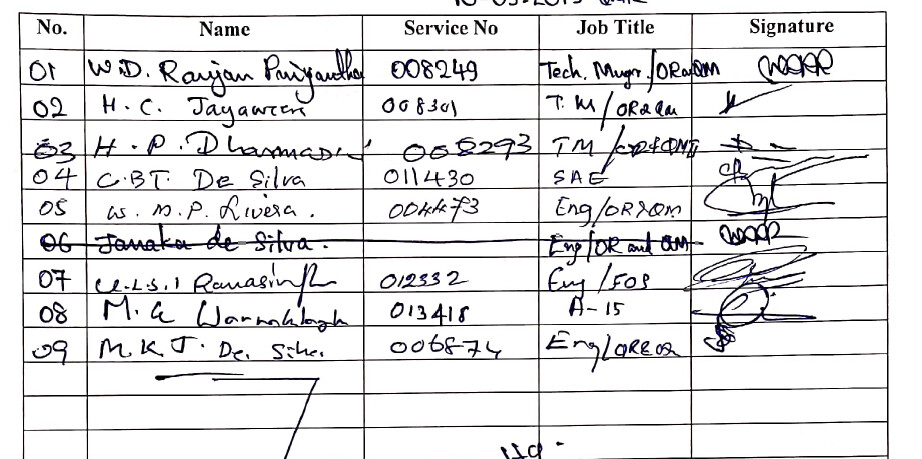
#> input picture EjemplosTablas/eje1.jpeg, 922 x 459 px, found by its file name
$ python grid.py
#> lines starting #> are read from the running program, lines starting #| are printed output that depends on the picture; after the words box and inside, x2 and y2 are one past the last pixel; in counts of white or black regions, pixels touching at a corner belong together
import cv2 as cv
import numpy as np

image = cv.imread('C:/Users/criju/OneDrive/Escritorio/Codigos/CVProject/EjemplosTablas/eje1.jpeg')
#> image is the input picture: shape (459, 922, 3); mean B, G, R 228.3, 227.3, 227.8
mask = np.zeros(image.shape, dtype=np.uint8)
gray = cv.cvtColor(image,cv.COLOR_BGR2GRAY)
thresh = cv.threshold(gray, 0, 255, cv.THRESH_BINARY_INV + cv.THRESH_OTSU)[1]
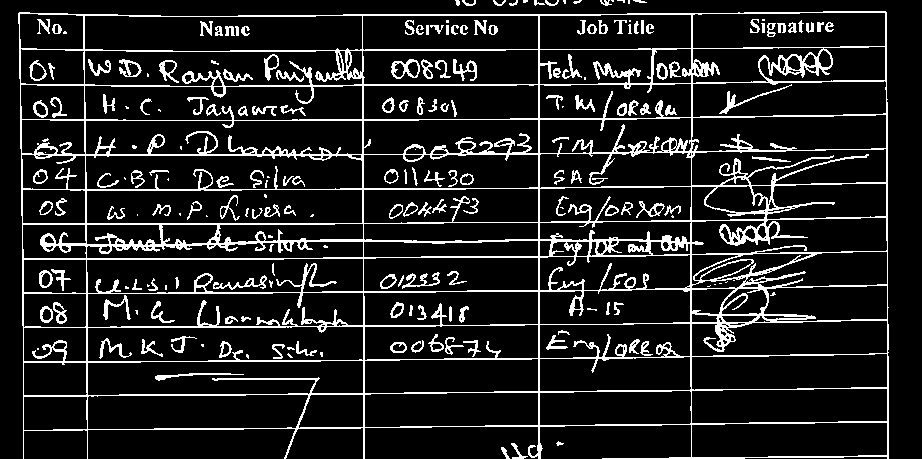
#> thresh: shape (459, 922); 12.6% white in thin lines or dots

# Detect only grid
cnts = cv.findContours(thresh, cv.RETR_EXTERNAL, cv.CHAIN_APPROX_SIMPLE)
#> cnts = 18 contours, 12 with area under 20; largest, box (x1, y1, x2, y2) and area: (18, 11, 889, 459) 364110, (511, 443, 528, 459) 50, (501, 447, 510, 459) 32, (545, 0, 559, 6) 22, (462, 0, 476, 6) 22, (493, 0, 506, 6) 20
cnts = cnts[0] if len(cnts) == 2 else cnts[1]
for c in cnts:
    area = cv.contourArea(c)
    if area > 10000:
        cv.drawContours(mask, [c], -1, (255,255,255), -1)
#> this loop made 18 passes
#> area on passes 1, 2, 4, 12, 16, 17: 31.5, 50.5, 364110, 22.5, 20, 22.5
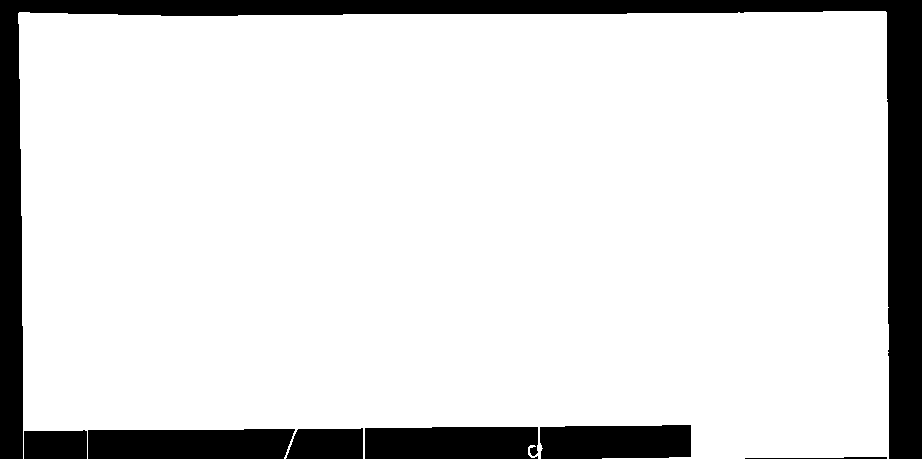
#> mask: shape (459, 922, 3); 86.4% white; 7 black regions, largest, box (x1, y1, x2, y2) and area: (0, 0, 922, 459) 37278, (88, 429, 295, 459) 5888, (365, 427, 538, 459) 5410

mask = cv.cvtColor(mask, cv.COLOR_BGR2GRAY)
mask = cv.bitwise_and(mask, thresh)
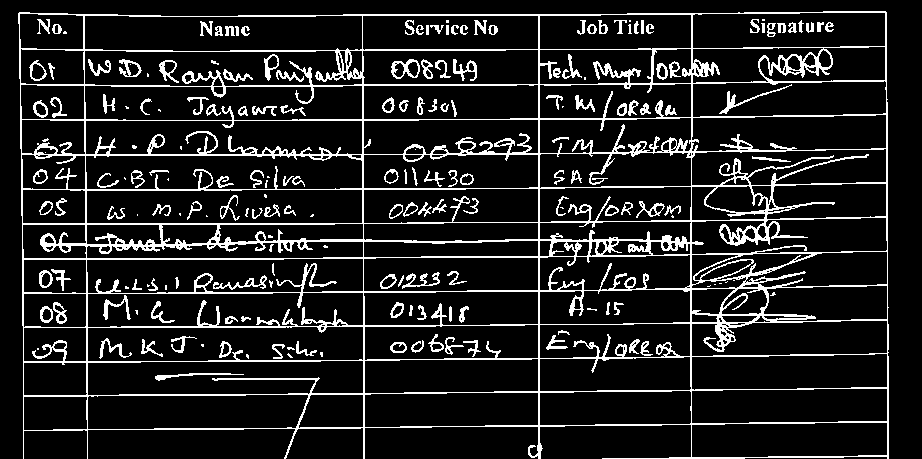
#> mask: shape (459, 922); 12.5% white in thin lines or dots

# Find horizontal lines
horizontal_kernel = cv.getStructuringElement(cv.MORPH_RECT, (55,1))
detect_horizontal = cv.morphologyEx(mask, cv.MORPH_OPEN, horizontal_kernel, iterations=2)
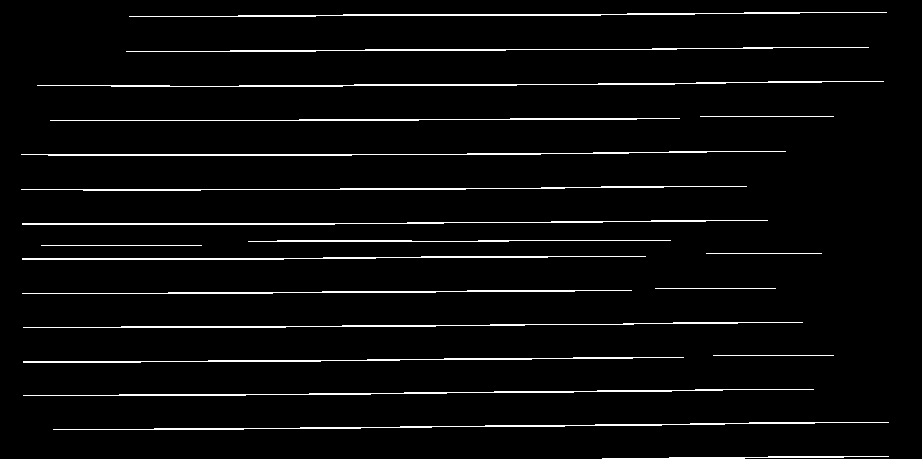
#> detect_horizontal: shape (459, 922); 3.9% white in thin lines or dots
cnts = cv.findContours(detect_horizontal, cv.RETR_EXTERNAL, cv.CHAIN_APPROX_SIMPLE)
#> cnts = 20 contours, 5 with area under 20; largest, box (x1, y1, x2, y2) and area: (37, 81, 884, 87) 487, (129, 12, 887, 17) 460, (22, 220, 768, 225) 456, (21, 151, 786, 156) 452, (22, 256, 646, 260) 442
cnts = cnts[0] if len(cnts) == 2 else cnts[1]
for c in cnts:
    cv.drawContours(image, [c], -1, (0,0,255), 2)
#> this loop made 20 passes
#> c on passes 5, 8, 10, 11, 17: [[713, 355], [833, 355]], [[655, 288], [775, 288]], [[706, 253], [821, 253]], [[41, 245], [201, 245]], [[700, 116], [833, 116]]
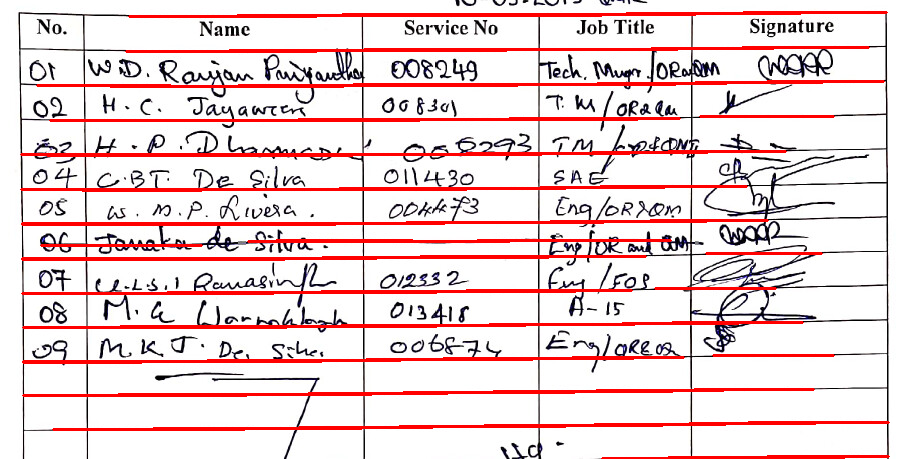
#> image: shape (459, 922, 3); 9% of pixels changed, all inside (x1, y1, x2, y2) = (20, 11, 890, 459)

# Find vertical lines
vertical_kernel = cv.getStructuringElement(cv.MORPH_RECT, (1,25))
#> vertical_kernel = 25 values from 1 to 1
detect_vertical = cv.morphologyEx(mask, cv.MORPH_OPEN, vertical_kernel, iterations=2)
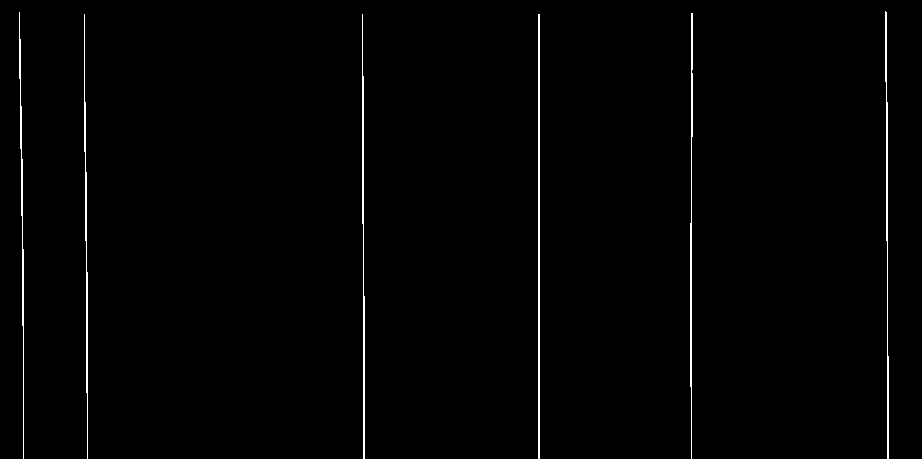
#> detect_vertical: shape (459, 922); 1.1% white in thin lines or dots
cnts = cv.findContours(detect_vertical, cv.RETR_EXTERNAL, cv.CHAIN_APPROX_SIMPLE)
#> cnts = 6 contours; box (x1, y1, x2, y2) and area: (538, 14, 540, 459) 444, (885, 11, 889, 459) 312, (362, 14, 365, 459) 310, (690, 13, 693, 459) 284, (84, 14, 88, 459) 240, (19, 12, 24, 459) 217
cnts = cnts[0] if len(cnts) == 2 else cnts[1]
for c in cnts:
    cv.drawContours(image, [c], -1, (0,0,255), 2)
#> this loop made 6 passes
#> c on pass 1: [[538, 14], [538, 458], [539, 458], [539, 14]]
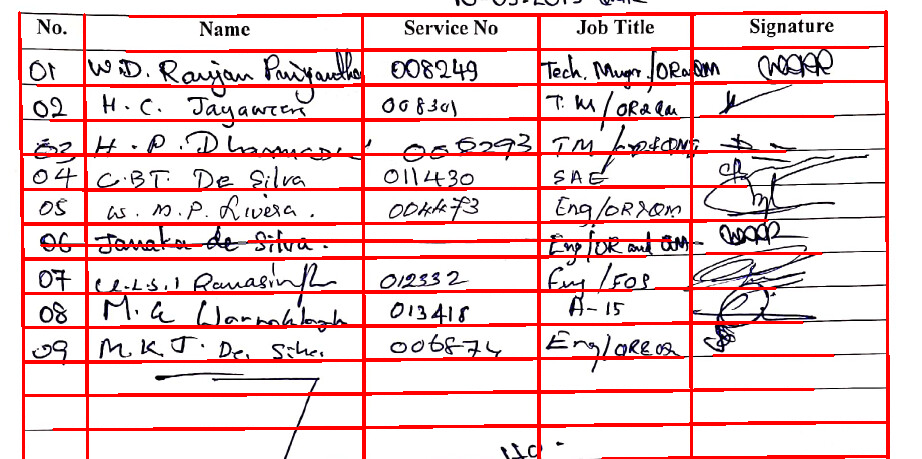
#> image: shape (459, 922, 3); 2.15% of pixels changed, all inside (x1, y1, x2, y2) = (18, 10, 890, 459)


cv.imshow('image', image)
cv.waitKey()

$ run again, with EjemplosTablas/eje3.jpg copied over EjemplosTablas/eje1.jpeg
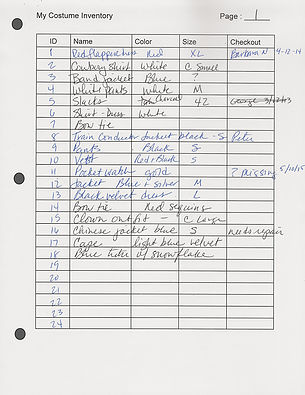
#> input picture EjemplosTablas/eje3.jpg, 305 x 395 px, found by its file name
#> image is the input picture: shape (395, 305, 3); mean B, G, R 223, 224.3, 225
#> `thresh = cv.threshold(gray, 0, 255, cv.THRESH_BINARY_INV + cv.THRESH_O..`:
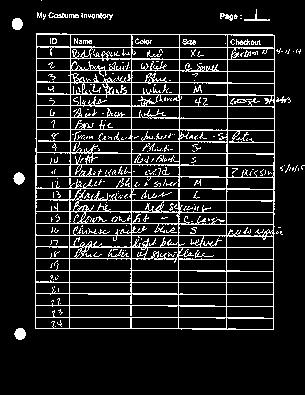
#> thresh: shape (395, 305); 12.6% white in thin lines or dots, all inside (x1, y1, x2, y2) = (12, 0, 305, 340)
#> `cnts = cv.findContours(thresh, cv.RETR_EXTERNAL, cv.CHAIN_APPROX_SIMPLE)`: cnts = 37 contours, 29 with area under 20; largest, box (x1, y1, x2, y2) and area: (35, 33, 275, 330) 70140, (14, 328, 26, 340) 92, (12, 18, 23, 30) 91, (13, 172, 25, 185) 90, (220, 13, 233, 21) 40, (48, 12, 68, 18) 35, (244, 9, 270, 21) 30, (96, 13, 113, 20) 30
#> the loop `for c in cnts:` made 37 passes
#> area on passes 1, 5, 22, 24, 31, 32, 34, 36: 92, 90, 70140.5, 91, 40, 29.5, 35, 30.5
#> detect_horizontal: shape (395, 305); 4.2% white in thin lines or dots, all inside (x1, y1, x2, y2) = (35, 34, 275, 329)
#> `cnts = cv.findContours(detect_horizontal, cv.RETR_EXTERNAL, cv.CHAIN_A..`: cnts = 27 contours, 26 with area under 20; largest, box (x1, y1, x2, y2) and area: (35, 293, 274, 295) 44
#> the loop `for c in cnts:` made 27 passes
#> c on passes 1, 2, 3, 5, 6, 7, 8, 9: [[35, 328], [226, 328]], [[35, 317], [263, 317]], [[35, 305], [214, 305]], [[35, 282], [273, 282]], [[35, 270], [224, 270]], [[35, 258], [152, 258]], [[91, 247], [273, 247]], [[35, 235], [235, 235]]
#> vertical_kernel = 25 values from 1 to 1
#> detect_vertical: shape (395, 305); 1.4% white in thin lines or dots, all inside (x1, y1, x2, y2) = (35, 33, 275, 330)
#> `cnts = cv.findContours(detect_vertical, cv.RETR_EXTERNAL, cv.CHAIN_APP..`: cnts = 9 contours, 8 with area under 20; largest, box (x1, y1, x2, y2) and area: (35, 33, 37, 329) 22
#> the loop `for c in cnts:` made 9 passes
#> c on passes 1, 2, 3, 5, 6, 7, 8: [[178, 215], [178, 328]], [[69, 190], [69, 328]], [[226, 167], [226, 329]], [[227, 34], [227, 165]], [[179, 34], [179, 186]], [[131, 34], [131, 303]], [[70, 34], [70, 176]]
#> after the loop `for c in cnts:`:
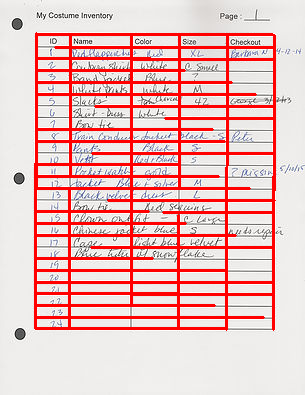
#> image: shape (395, 305, 3); mean B, G, R 192, 193, 234.4
